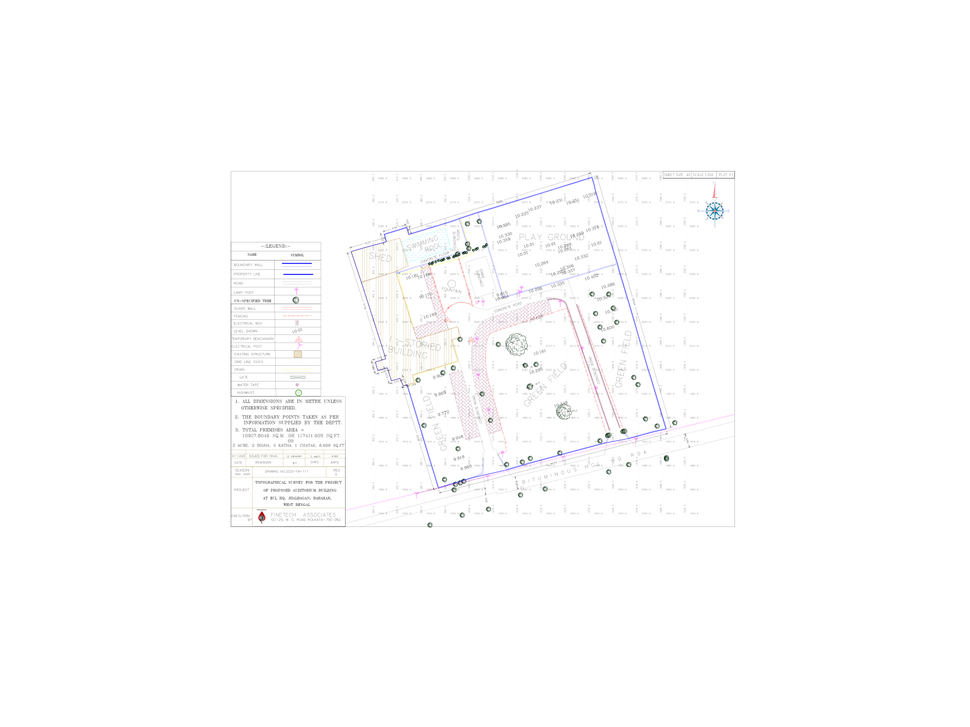
#> input picture assets/barakar_grid_sample.png, 970 x 727 px, shrunk from 1667 x 1250 before the run
$ python -i grid_filter.py   (imports and definitions only)
#> lines starting #> are read from the running program, lines starting #| are printed output that depends on the picture
"""Grid line and surveyor artifact suppression module for Ostaad Blueprint-to-BOQ Engine.

Eliminates surveyor coordinate grids, coordinate ticks, and CAD grid lines before
geometric contour tracing, preventing grid intersections from being misinterpreted
as walls or building plinths.
"""

from __future__ import annotations

import re
from typing import Any
import cv2
import numpy as np


# Regex pattern to identify surveyor coordinate numbers (e.g. 20700.231, 10402.000, 10+00, E:12345)
COORDINATE_TEXT_PATTERN = re.compile(
    r"^(?:\d{4,6}(?:\.\d{2,4})?|\d{1,2}\+\d{2}|[EN]\s*[:=]?\s*\d{4,6}|\d{4,6}\s*[mMeEnN])$"
)


# [23 lines left out: functions is_coordinate_text, suppress_pdf_grid_layers, not called in this run]


def suppress_raster_grid_lines(
    binary_img: np.ndarray,
    min_line_len: int = 35,
    wall_min_thickness: int = 3,
) -> np.ndarray:
    """Detect and remove thin surveyor grid lines from binary blueprint image.

    Preserves thick structural walls and closed boundary contours while subtracting
    thin, rectilinear grid lines that cross the site.
    """
#> called with min_line_len = 35, wall_min_thickness = 3
    if binary_img is None or binary_img.size == 0:
        return binary_img

    # 1. Detect rectilinear lines of length >= min_line_len
    h_kernel = cv2.getStructuringElement(cv2.MORPH_RECT, (min_line_len, 1))
    v_kernel = cv2.getStructuringElement(cv2.MORPH_RECT, (1, min_line_len))

    h_lines = cv2.morphologyEx(binary_img, cv2.MORPH_OPEN, h_kernel)
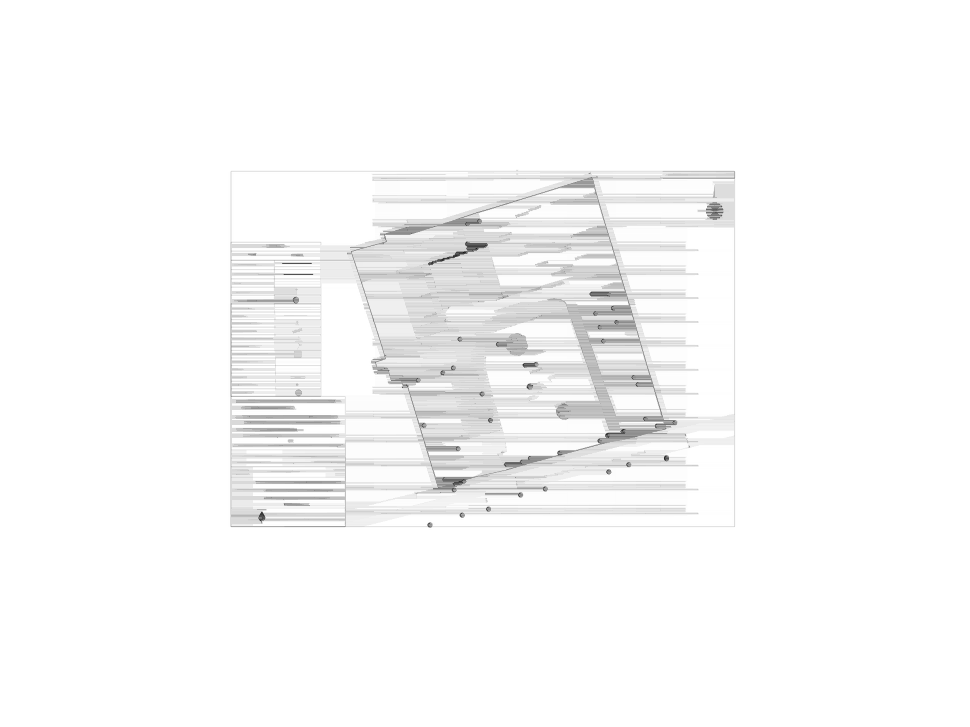
#> h_lines: shape (727, 970); min 24, max 255, mean 249.2
    v_lines = cv2.morphologyEx(binary_img, cv2.MORPH_OPEN, v_kernel)
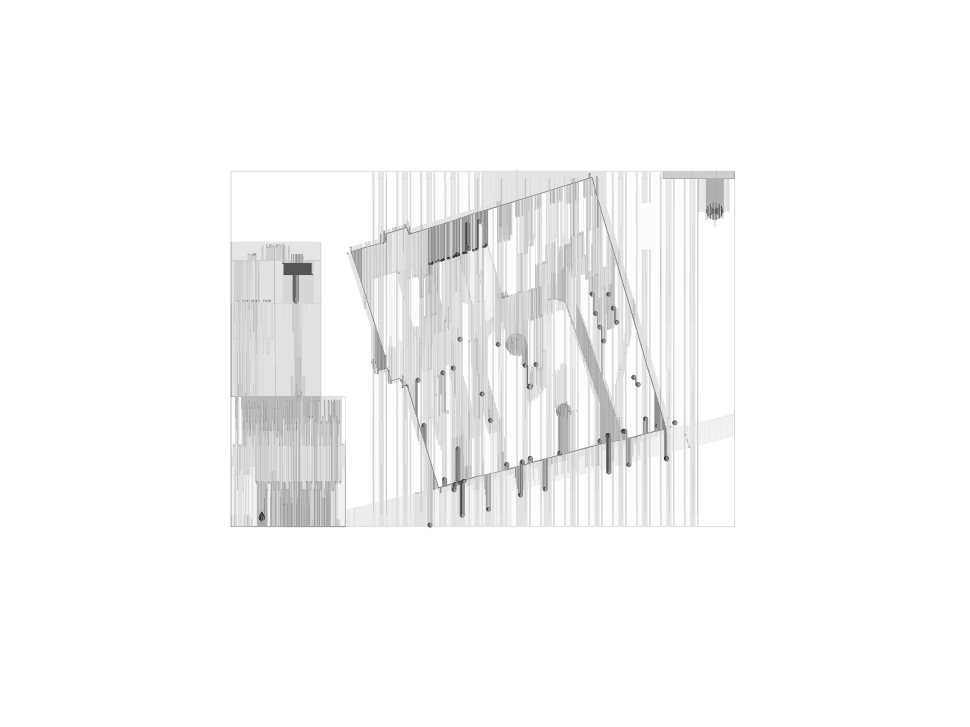
#> v_lines: shape (727, 970); min 24, max 255, mean 247.8
    raw_grid = cv2.bitwise_or(h_lines, v_lines)

    # 2. Identify thick structural walls (which should NEVER be erased)
    thick_kernel = cv2.getStructuringElement(
        cv2.MORPH_RECT, (wall_min_thickness, wall_min_thickness)
    )
    thick_structures = cv2.morphologyEx(binary_img, cv2.MORPH_OPEN, thick_kernel)

    # 3. Grid lines are rectilinear lines that lack thick structural body
    thin_grid = cv2.bitwise_and(raw_grid, cv2.bitwise_not(thick_structures))
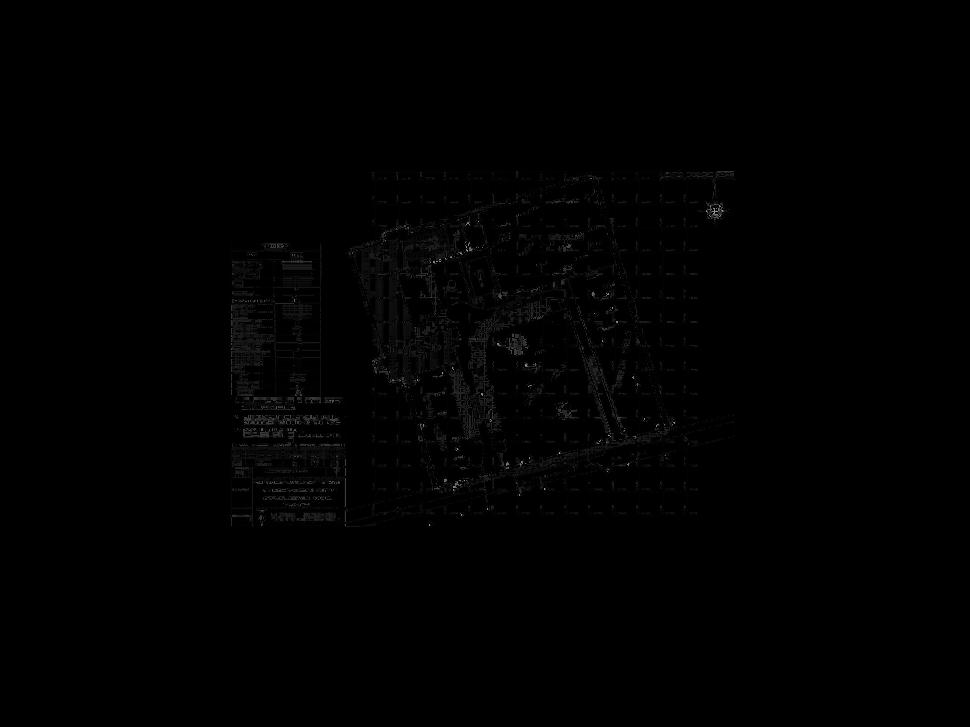
#> thin_grid: shape (727, 970); min 0, max 164, mean 1.1

    # 4. Subtract thin grid lines from binary image
    cleaned = cv2.bitwise_and(binary_img, cv2.bitwise_not(thin_grid))

    # 5. Reconnect tiny junction gaps (1-2px) where grid intersected real boundary walls
    recon_kernel = cv2.getStructuringElement(cv2.MORPH_RECT, (3, 3))
    cleaned = cv2.morphologyEx(cleaned, cv2.MORPH_CLOSE, recon_kernel)

    return cleaned


# [26 lines left out: function filter_plinth_contours, not called in this run]

>>> import cv2
>>> picture = cv2.imread('../../assets/barakar_grid_sample.png', cv2.IMREAD_GRAYSCALE)
>>> result = suppress_raster_grid_lines(picture)
